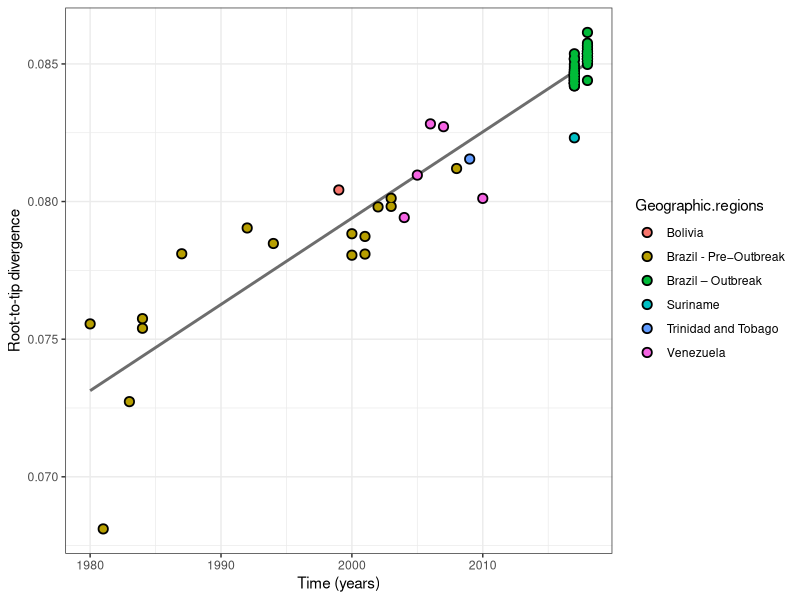

This figure's R source:
library(ggplot2)
library(gridExtra)
table<-read.csv("dataset-2.csv", header = T, sep=",")
head(table)

graph1 <- ggplot(table, aes(x=date, y=distance, colour=Geographic.regions)) + 
  geom_smooth(method = "lm", se=FALSE, color="#6d6d6dff", formula = y ~ x) +
  geom_point(colour = "black", alpha = 1, size = 3.1, show.legend = TRUE) + 
  geom_point(shape = 20, alpha = 1, size = 3, show.legend = TRUE) + 
  theme_bw() +
  xlab("Time (years)") + ylab("Root-to-tip divergence")
graph1
